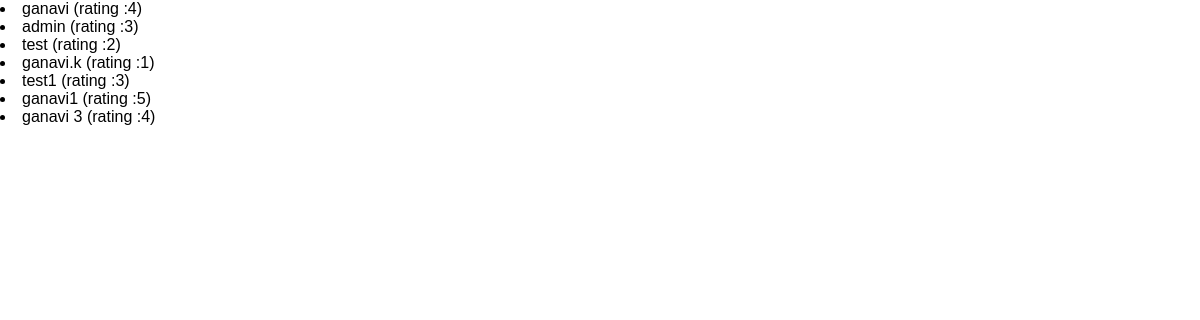
The page /review on the database as committed earlier.
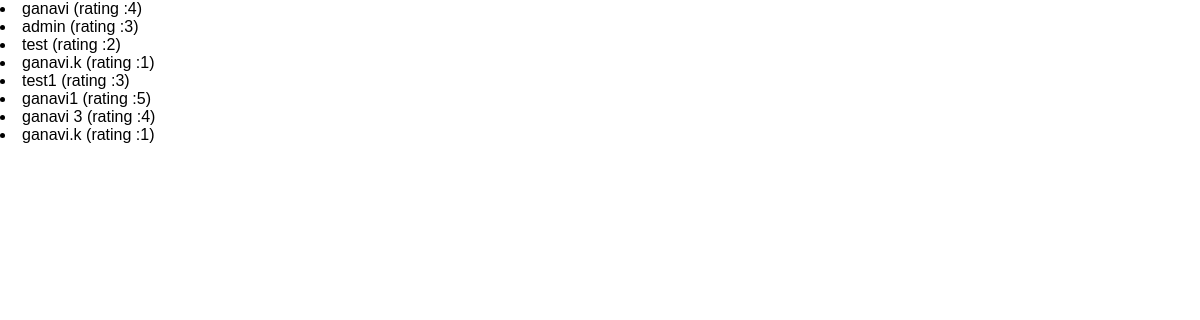
The same page on the database as committed later.
### reviews/models.py (models this page shows)
class Review(models.Model):
    username = models.CharField(max_length=50)
    review_text = models.TextField()
    rating = models.IntegerField(validators=[MinValueValidator(1), MaxValueValidator(5)])

### reviews/views.py (the view)
# urls.py: path("review", views.ReviewListView.as_view()),
class ReviewListView(ListView):
    template_name = "reviews/review_list.html"
    model = Review
    context_object_name = "reviews"

### reviews/templates/reviews/review_list.html (shortened to what this page needs)
{% extends 'reviews/base.html' %}
{% block content %}
{% for review in reviews %}
<li>{{review.username}}  (rating :{{review.rating}}) </li>
{% endfor %}
{% endblock %}

### reviews/templates/reviews/base.html (shortened to what this page needs)
{% load static %}
<!DOCTYPE html>
<html lang="en">
  <head>
    <link rel = "stylesheet" href="{% static "reviews/style.css" %}">
  </head>
  <body>
    {% block content %}
    {% endblock %}
  </body>
</html>

### reviews/static/reviews/style.css (style rules this page uses)
body { font-family: sans-serif ; margin: 0; }

Rows that differ between the two databases and show on the page:
added Review: username "ganavi.k", rating "1"
